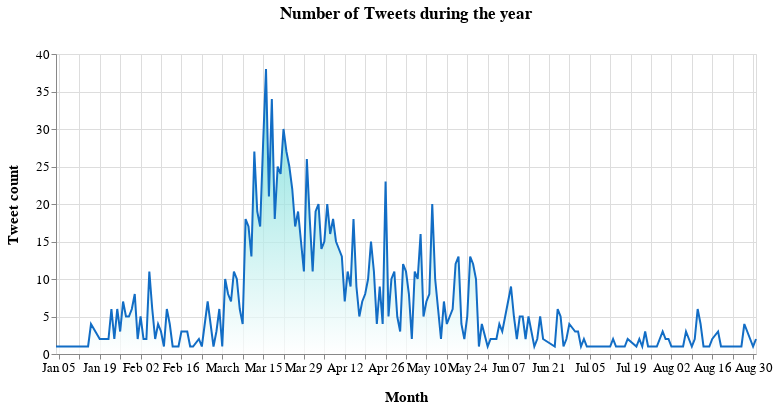

The notebook cell this image was saved under:
### Markdown cell above
The area chart is created:

### Code cell
df = pd.DataFrame.from_dict(count, orient='index').reset_index()
df = df.rename(columns={'index':'Month',0:'Tweet count'})

df['Month']= pd.to_datetime(df['Month'])

# Create a selection that chooses the nearest point & selects based on x-value
nearest = alt.selection(type='single', nearest=True, on='mouseover',
                        fields=['Month'], empty='none')


chart = alt.Chart(df).mark_area(
    #point= True,
    line={'color':'#126DC5'},
    color=alt.Gradient(
        gradient='linear',
        stops=[alt.GradientStop(color='white', offset=0),
               alt.GradientStop(color='mediumturquoise', offset=1)],
        x1=1,
        x2=1,
        y1=1,
        y2=0
    )
).properties(width=700, height=300,  title = "Number of Tweets during the year").encode(
    #alt.X('Month', sort = ['Jan','Feb','Mar','Apr','May','Jun','Jul','Aug']),
    alt.X('Month'),
    alt.Y('Tweet count:Q')
    #tooltip=['Month', 'Tweet count']
)

# Transparent selectors across the chart. This is what tells us
# the x-value of the cursor
selectors = alt.Chart(df).mark_point().encode(
    #x=alt.X('Month', sort = ['Jan','Feb','Mar','Apr','May','Jun','Jul','Aug']),
    x=alt.X('Month'),
    opacity=alt.value(0),
).add_selection(
    nearest
)

# Draw points on the line, and highlight based on selection
points = chart.mark_point().encode(
    opacity=alt.condition(nearest, alt.value(1), alt.value(0))
)

# Draw text labels near the points, and highlight based on selection
text = chart.mark_text(align='left', dx=5, dy=-5).encode(
    text=alt.condition(nearest, 'Tweet count:Q', alt.value(' '))
)

# Draw a rule at the location of the selection
rules = alt.Chart(df).mark_rule(color='gray').encode(
    #x=alt.X('Month', sort = ['Jan','Feb','Mar','Apr','May','Jun','Jul','Aug']),
     x=alt.X('Month'),
).transform_filter(
    nearest
)

# Put the five layers into a chart and bind the data
alt.layer(
    chart, selectors, points, rules, text
).properties(
    width=700, height=300
).configure_title(
    fontSize=17,
    offset=25
).configure_axis(
    labelFontSize=13,
    titleFontSize=15,
    titlePadding=15
)

### Figure 1 — Vega-Lite specification as saved in the notebook (floating-point values rounded to 4 significant figures; data arrays with more than 128 entries replaced by an {"elided": "..."} marker saying what was removed)
{"config": {"view": {"continuousWidth": 400, "continuousHeight": 300}, "axis": {"labelFontSize": 13, "titleFontSize": 15, "titlePadding": 15}, "title": {"fontSize": 17, "offset": 25}}, "layer": [{"mark": {"type": "area", "color": {"gradient": "linear", "stops": [{"color": "white", "offset": 0}, {"color": "mediumturquoise", "offset": 1}], "x1": 1, "x2": 1, "y1": 1, "y2": 0}, "line": {"color": "#126DC5"}}, "encoding": {"x": {"type": "temporal", "field": "Month"}, "y": {"type": "quantitative", "field": "Tweet count"}}, "height": 300, "title": "Number of Tweets during the year", "width": 700}, {"mark": "point", "encoding": {"opacity": {"value": 0}, "x": {"type": "temporal", "field": "Month"}}, "selection": {"selector001": {"type": "single", "nearest": true, "on": "mouseover", "fields": ["Month"], "empty": "none"}}}, {"mark": "point", "encoding": {"opacity": {"condition": {"value": 1, "selection": "selector001"}, "value": 0}, "x": {"type": "temporal", "field": "Month"}, "y": {"type": "quantitative", "field": "Tweet count"}}, "height": 300, "title": "Number of Tweets during the year", "width": 700}, {"mark": {"type": "rule", "color": "gray"}, "encoding": {"x": {"type": "temporal", "field": "Month"}}, "transform": [{"filter": {"selection": "selector001"}}]}, {"mark": {"type": "text", "align": "left", "dx": 5, "dy": -5}, "encoding": {"text": {"condition": {"type": "quantitative", "field": "Tweet count", "selection": "selector001"}, "value": " "}, "x": {"type": "temporal", "field": "Month"}, "y": {"type": "quantitative", "field": "Tweet count"}}, "height": 300, "title": "Number of Tweets during the year", "width": 700}], "data": {"name": "data-d0454ce303fb9bb5e060f178a25862bc"}, "height": 300, "width": 700, "$schema": "https://vega.github.io/schema/vega-lite/v4.8.1.json", "datasets": {"data-d0454ce303fb9bb5e060f178a25862bc": {"elided": "201 records"}}}
